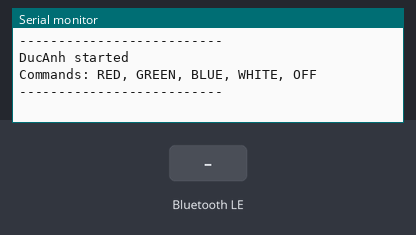
Bench run of a sketch on a simulated ESP32-S3. On the bench: the last lines printed to the serial monitor. The inputs (shaded band) are chosen by the test bench. Nothing arrives over Bluetooth unless stated; a phone connects over Bluetooth LE 3 s after start.

Above: at 2.5 s.
2.6 s: Bluetooth LE write "RED" received
At 3.7 s:
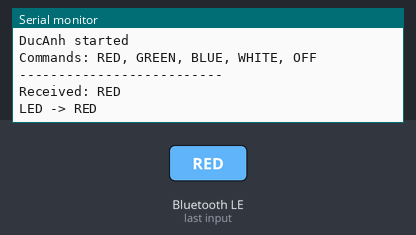
4.1 s: Bluetooth LE write "GREEN" received
At 5.0 s:
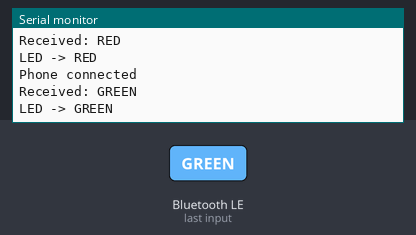
5.6 s: Bluetooth LE write "BLUE" received
At 6.2 s:
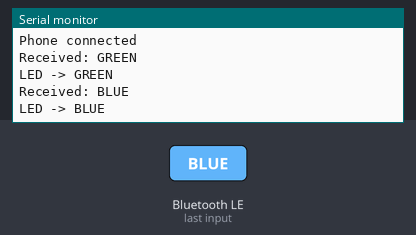
7.1 s: Bluetooth LE write "WHITE" received
At 8.3 s:
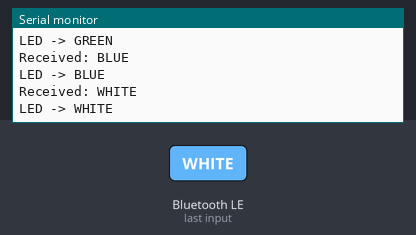
8.6 s: Bluetooth LE write "OFF" received
At 9.7 s:
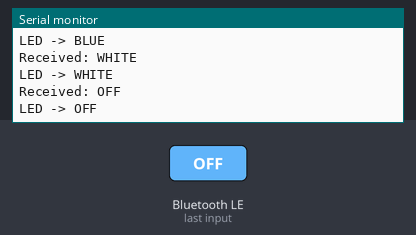

The sketch:

Server.ino
```cpp
#include <BLEDevice.h>
#include <BLEServer.h>
#include <BLEUtils.h>

// ===== LED RGB có sẵn trên board ESP32-S3 =====
#define RGB_PIN    48   // DevKitC v1.0 = 48, v1.1 = 38
#define BRIGHTNESS 40   // 0-255, để thấp cho đỡ chói
#define BUTTON_PIN 4    // chân an toàn trên S3

#define SERVICE_UUID        "12345678-1234-1234-1234-123456789000"
#define CHARACTERISTIC_UUID "12345678-1234-1234-1234-123456789001"

BLEServer *pServer;

// Tương thích Arduino core 2.x và 3.x
void setColor(uint8_t r, uint8_t g, uint8_t b) {
#if ESP_ARDUINO_VERSION_MAJOR >= 3
  rgbLedWrite(RGB_PIN, r, g, b);
#else
  neopixelWrite(RGB_PIN, r, g, b);
#endif
}

class ServerCallback : public BLEServerCallbacks {
  void onConnect(BLEServer *s) {
    Serial.println("Phone connected");
  }
  void onDisconnect(BLEServer *s) {
    Serial.println("Phone disconnected -> advertising again");
    BLEDevice::startAdvertising();
  }
};

class CommandCallback : public BLECharacteristicCallbacks {
  void onWrite(BLECharacteristic *pCharacteristic) {
    String value = pCharacteristic->getValue().c_str();
    value.trim();
    value.toUpperCase();

    Serial.print("Received: ");
    Serial.println(value);

    if (value == "RED") {
      setColor(BRIGHTNESS, 0, 0);
    } else if (value == "GREEN") {
      setColor(0, BRIGHTNESS, 0);
    } else if (value == "BLUE") {
      setColor(0, 0, BRIGHTNESS);
    } else if (value == "WHITE") {
      setColor(BRIGHTNESS, BRIGHTNESS, BRIGHTNESS);
    } else if (value == "OFF") {
      setColor(0, 0, 0);
    } else {
      Serial.println("Unknown command!");
      return;
    }
    Serial.println("LED -> " + value);
  }
};

void setup() {
  Serial.begin(115200);
  delay(1000);  // chờ USB Serial của S3 sẵn sàng

  pinMode(BUTTON_PIN, INPUT_PULLUP);
  setColor(0, 0, 0);

  // ===== BLE =====
  BLEDevice::init("DucAnh");
  pServer = BLEDevice::createServer();
  pServer->setCallbacks(new ServerCallback());

  BLEService *pService = pServer->createService(SERVICE_UUID);

  BLECharacteristic *pCharacteristic =
      pService->createCharacteristic(
        CHARACTERISTIC_UUID,
        BLECharacteristic::PROPERTY_WRITE
      );
  pCharacteristic->setCallbacks(new CommandCallback());
  pService->start();

  // ===== Advertising: tên ở gói chính, UUID ở scan response =====
  BLEAdvertising *pAdvertising = BLEDevice::getAdvertising();

  BLEAdvertisementData advData;
  advData.setFlags(0x06);
  advData.setName("DucAnh");
  pAdvertising->setAdvertisementData(advData);

  BLEAdvertisementData scanData;
  scanData.setCompleteServices(BLEUUID(SERVICE_UUID));
  pAdvertising->setScanResponseData(scanData);

  pAdvertising->setScanResponse(true);
  BLEDevice::startAdvertising();

  // Nháy xanh lá 1 lần để báo đã khởi động xong
  setColor(0, BRIGHTNESS, 0);
  delay(300);
  setColor(0, 0, 0);

  Serial.println("--------------------------");
  Serial.println("DucAnh started");
  Serial.println("Commands: RED, GREEN, BLUE, WHITE, OFF");
  Serial.println("--------------------------");
}

void loop() {
}
```

Measured:
- after the input at 2.6 s, the serial monitor: prints a new line after 0.05 s (image 1)
- after the input at 4.1 s, the serial monitor: prints a new line after 0.05 s (image 2)
- after the input at 5.6 s, the serial monitor: prints a new line after 0.05 s (image 3)
- after the input at 7.1 s, the serial monitor: prints a new line after 0.05 s (image 4)
- after the input at 8.6 s, the serial monitor: prints a new line after 0.05 s (image 5)
